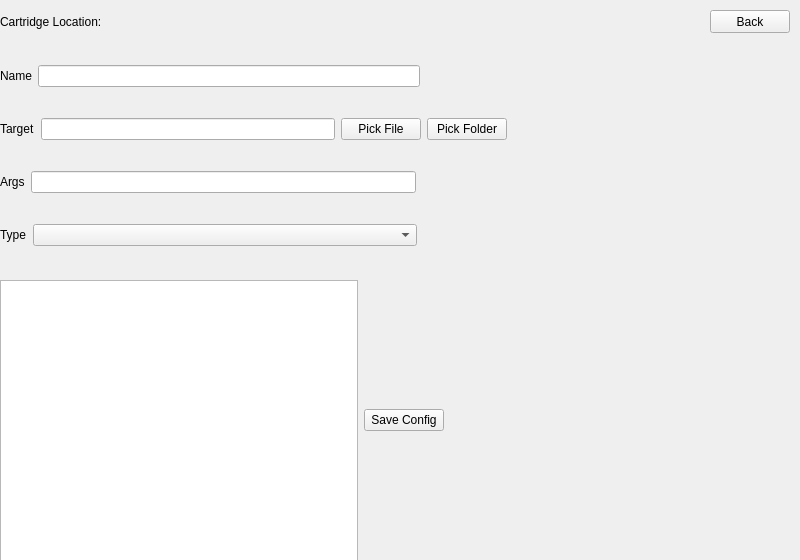
<?xml version="1.0" encoding="UTF-8"?>
<ui version="4.0">
 <class>Form</class>
 <widget class="QWidget" name="Form">
  <property name="geometry">
   <rect>
    <x>0</x>
    <y>0</y>
    <width>800</width>
    <height>560</height>
   </rect>
  </property>
  <property name="sizePolicy">
   <sizepolicy hsizetype="Fixed" vsizetype="Fixed">
    <horstretch>0</horstretch>
    <verstretch>0</verstretch>
   </sizepolicy>
  </property>
  <property name="windowTitle">
   <string>Form</string>
  </property>
  <widget class="QLabel" name="label_5">
   <property name="geometry">
    <rect>
     <x>0</x>
     <y>10</y>
     <width>119</width>
     <height>23</height>
    </rect>
   </property>
   <property name="sizePolicy">
    <sizepolicy hsizetype="Fixed" vsizetype="Fixed">
     <horstretch>0</horstretch>
     <verstretch>0</verstretch>
    </sizepolicy>
   </property>
   <property name="text">
    <string>Cartridge Location:</string>
   </property>
  </widget>
  <widget class="QLabel" name="labelDir">
   <property name="geometry">
    <rect>
     <x>130</x>
     <y>10</y>
     <width>291</width>
     <height>23</height>
    </rect>
   </property>
   <property name="sizePolicy">
    <sizepolicy hsizetype="Fixed" vsizetype="Fixed">
     <horstretch>0</horstretch>
     <verstretch>0</verstretch>
    </sizepolicy>
   </property>
   <property name="text">
    <string/>
   </property>
  </widget>
  <widget class="QWidget" name="horizontalLayoutWidget_6">
   <property name="geometry">
    <rect>
     <x>0</x>
     <y>280</y>
     <width>801</width>
     <height>281</height>
    </rect>
   </property>
   <property name="sizePolicy">
    <sizepolicy hsizetype="Fixed" vsizetype="Fixed">
     <horstretch>0</horstretch>
     <verstretch>0</verstretch>
    </sizepolicy>
   </property>
   <layout class="QHBoxLayout" name="horizPreview" stretch="0,0,0">
    <item>
     <widget class="QTextEdit" name="textEditPreview">
      <property name="enabled">
       <bool>true</bool>
      </property>
      <property name="readOnly">
       <bool>true</bool>
      </property>
     </widget>
    </item>
    <item>
     <widget class="QPushButton" name="buttonSave">
      <property name="enabled">
       <bool>true</bool>
      </property>
      <property name="text">
       <string>Save Config</string>
      </property>
     </widget>
    </item>
    <item>
     <spacer name="horizontalSpacer">
      <property name="orientation">
       <enum>Qt::Horizontal</enum>
      </property>
      <property name="sizeHint" stdset="0">
       <size>
        <width>40</width>
        <height>20</height>
       </size>
      </property>
     </spacer>
    </item>
   </layout>
  </widget>
  <widget class="QWidget" name="verticalLayoutWidget">
   <property name="geometry">
    <rect>
     <x>0</x>
     <y>40</y>
     <width>801</width>
     <height>231</height>
    </rect>
   </property>
   <property name="sizePolicy">
    <sizepolicy hsizetype="Fixed" vsizetype="Fixed">
     <horstretch>0</horstretch>
     <verstretch>0</verstretch>
    </sizepolicy>
   </property>
   <layout class="QVBoxLayout" name="verticalLayout">
    <item>
     <layout class="QHBoxLayout" name="horizName">
      <item>
       <widget class="QLabel" name="label">
        <property name="text">
         <string>Name</string>
        </property>
       </widget>
      </item>
      <item>
       <widget class="QLineEdit" name="lineEditName">
        <property name="enabled">
         <bool>true</bool>
        </property>
        <property name="clearButtonEnabled">
         <bool>true</bool>
        </property>
       </widget>
      </item>
      <item>
       <spacer name="horizontalSpacer_2">
        <property name="orientation">
         <enum>Qt::Horizontal</enum>
        </property>
        <property name="sizeHint" stdset="0">
         <size>
          <width>40</width>
          <height>20</height>
         </size>
        </property>
       </spacer>
      </item>
     </layout>
    </item>
    <item>
     <layout class="QHBoxLayout" name="horizTarget">
      <item>
       <widget class="QLabel" name="label_2">
        <property name="text">
         <string>Target</string>
        </property>
       </widget>
      </item>
      <item>
       <widget class="QLineEdit" name="lineEditTarget">
        <property name="enabled">
         <bool>true</bool>
        </property>
        <property name="readOnly">
         <bool>false</bool>
        </property>
        <property name="clearButtonEnabled">
         <bool>false</bool>
        </property>
       </widget>
      </item>
      <item>
       <widget class="QPushButton" name="buttonFile">
        <property name="enabled">
         <bool>true</bool>
        </property>
        <property name="text">
         <string>Pick File</string>
        </property>
       </widget>
      </item>
      <item>
       <widget class="QPushButton" name="buttonFolder">
        <property name="enabled">
         <bool>true</bool>
        </property>
        <property name="text">
         <string>Pick Folder</string>
        </property>
       </widget>
      </item>
      <item>
       <spacer name="horizontalSpacer_3">
        <property name="orientation">
         <enum>Qt::Horizontal</enum>
        </property>
        <property name="sizeHint" stdset="0">
         <size>
          <width>40</width>
          <height>20</height>
         </size>
        </property>
       </spacer>
      </item>
     </layout>
    </item>
    <item>
     <layout class="QHBoxLayout" name="horizArgs">
      <item>
       <widget class="QLabel" name="label_3">
        <property name="text">
         <string>Args</string>
        </property>
       </widget>
      </item>
      <item>
       <widget class="QLineEdit" name="lineEditArgs">
        <property name="enabled">
         <bool>true</bool>
        </property>
        <property name="clearButtonEnabled">
         <bool>true</bool>
        </property>
       </widget>
      </item>
      <item>
       <spacer name="horizontalSpacer_4">
        <property name="orientation">
         <enum>Qt::Horizontal</enum>
        </property>
        <property name="sizeHint" stdset="0">
         <size>
          <width>40</width>
          <height>20</height>
         </size>
        </property>
       </spacer>
      </item>
     </layout>
    </item>
    <item>
     <layout class="QHBoxLayout" name="horizType" stretch="0,1,1">
      <item>
       <widget class="QLabel" name="label_4">
        <property name="text">
         <string>Type</string>
        </property>
       </widget>
      </item>
      <item>
       <widget class="QComboBox" name="comboType">
        <property name="enabled">
         <bool>true</bool>
        </property>
        <property name="editable">
         <bool>false</bool>
        </property>
       </widget>
      </item>
      <item>
       <spacer name="horizontalSpacer_5">
        <property name="orientation">
         <enum>Qt::Horizontal</enum>
        </property>
        <property name="sizeHint" stdset="0">
         <size>
          <width>40</width>
          <height>20</height>
         </size>
        </property>
       </spacer>
      </item>
     </layout>
    </item>
   </layout>
  </widget>
  <widget class="QPushButton" name="buttonRestart">
   <property name="geometry">
    <rect>
     <x>710</x>
     <y>10</y>
     <width>80</width>
     <height>23</height>
    </rect>
   </property>
   <property name="text">
    <string>Back</string>
   </property>
  </widget>
 </widget>
 <resources/>
 <connections/>
</ui>
